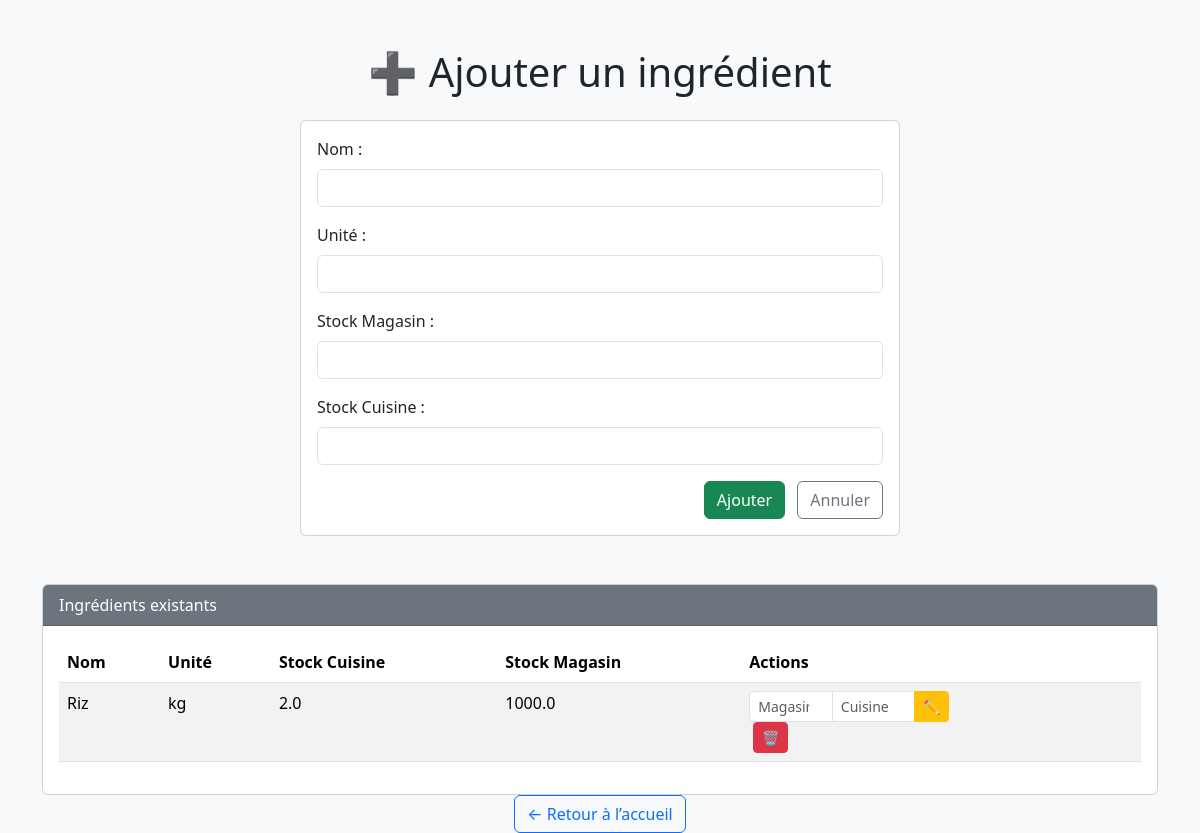
Page /ajouter on the earlier database version.
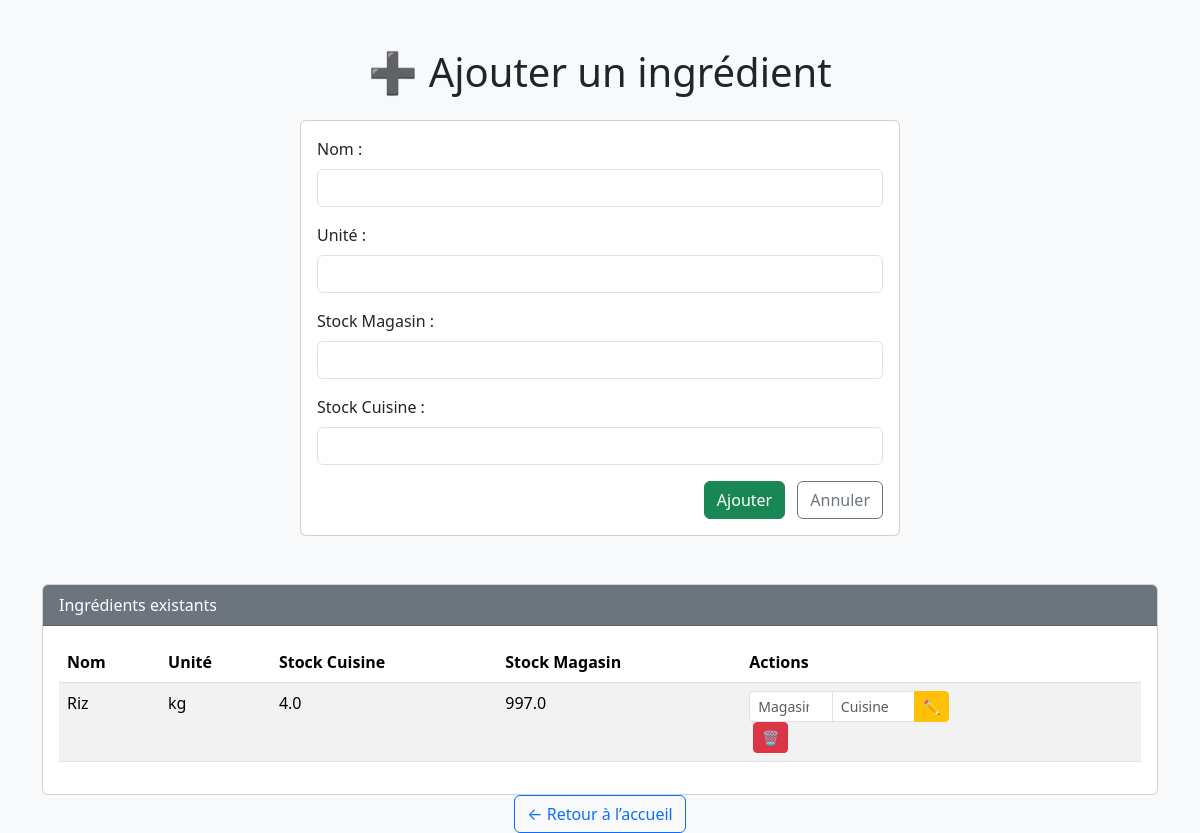
Same page on the later database version.
### app.py (models this page shows)
class Ingredient(db.Model):
    id = db.Column(db.Integer, primary_key=True)
    nom = db.Column(db.String(100), nullable=False)
    unite = db.Column(db.String(50), nullable=False)
    stock_cuisine = db.Column(db.Float, nullable=False, default=0.0)
    stock_magasin = db.Column(db.Float, nullable=False, default=0.0)

### app.py (the view, shortened to what this page needs)
@app.route('/ajouter', methods=['GET', 'POST'])
def ajouter():
    ingredients = Ingredient.query.all()
    return render_template('ajouter.html', ingredients=ingredients)

### templates/ajouter.html (shortened to what this page needs)
<!DOCTYPE html>
<html lang="fr">
  <head>
    <link href="https://cdn.jsdelivr.net/npm/bootstrap@5.3.3/dist/css/bootstrap.min.css" rel="stylesheet">
  </head>
  <body class="bg-light">
    <div class="container mt-5">
      <h1 class="text-center mb-4">➕ Ajouter un ingrédient</h1>
      <div class="card mb-5 mx-auto" style="max-width: 600px;">
        <div class="card-body">
          <form method="POST" action="{{ url_for('ajouter') }}">
            <div class="mb-3">
              <label class="form-label">Nom :</label>
              <input type="text" name="nom" class="form-control" required>
            </div>
            <div class="mb-3">
              <label class="form-label">Unité :</label>
              <input type="text" name="unite" class="form-control" required>
            </div>
            <div class="mb-3">
              <label class="form-label">Stock Magasin :</label>
              <input type="number" step="0.01" name="stock_magasin" class="form-control">
            </div>
            <div class="mb-3">
              <label class="form-label">Stock Cuisine :</label>
              <input type="number" step="0.01" name="stock_cuisine" class="form-control">
            </div>
            <div class="text-end">
              <button type="submit" class="btn btn-success">Ajouter</button>
              <a href="{{ url_for('home') }}" class="btn btn-outline-secondary ms-2">Annuler</a>
            </div>
          </form>
        </div>
      </div>
      <div class="card">
        <div class="card-header bg-secondary text-white">Ingrédients existants</div>
        <div class="card-body">
          {% if ingredients %}
            <table class="table table-striped">
              <thead>
                <tr>
                  <th>Nom</th>
                  <th>Unité</th>
                  <th>Stock Cuisine</th>
                  <th>Stock Magasin</th>
                  <th>Actions</th>
                </tr>
              </thead>
              <tbody>
                {% for ingr in ingredients %}
                  <tr>
                    <td>{{ ingr.nom }}</td>
                    <td>{{ ingr.unite }}</td>
                    <td>{{ ingr.stock_cuisine }}</td>
                    <td>{{ ingr.stock_magasin }}</td>
                    <td>
                      <form method="POST" action="{{ url_for('modifier', id=ingr.id) }}" class="d-inline">
                        <div class="input-group input-group-sm" style="width: 200px;">
                          <input type="number" name="stock_magasin" step="0.01" class="form-control" placeholder="Magasin" required>
                          <input type="number" name="stock_cuisine" step="0.01" class="form-control" placeholder="Cuisine" required>
                          <button class="btn btn-warning" type="submit" title="Modifier">✏</button>
                        </div>
                      </form>
                      <form method="POST" action="{{ url_for('supprimer', id=ingr.id) }}" class="d-inline">
                        <button type="submit" class="btn btn-danger btn-sm ms-1" onclick="return confirm('Supprimer {{ ingr.nom }} ?')">🗑</button>
                      </form>
                    </td>
                  </tr>
                {% endfor %}
              </tbody>
            </table>
          {% else %}
            <p class="text-muted">Aucun ingrédient enregistré.</p>
          {% endif %}
        </div>
      </div>
    <div class="text-center">
        <a href="{{ url_for('home') }}" class="btn btn-outline-primary">← Retour à l’accueil</a>
      </div>
    </div>
  </body>
</html>

Differences in the rows shown:
changed Ingredient "Riz": stock_cuisine "2.0" → "4.0"; stock_magasin "1000.0" → "997.0"
